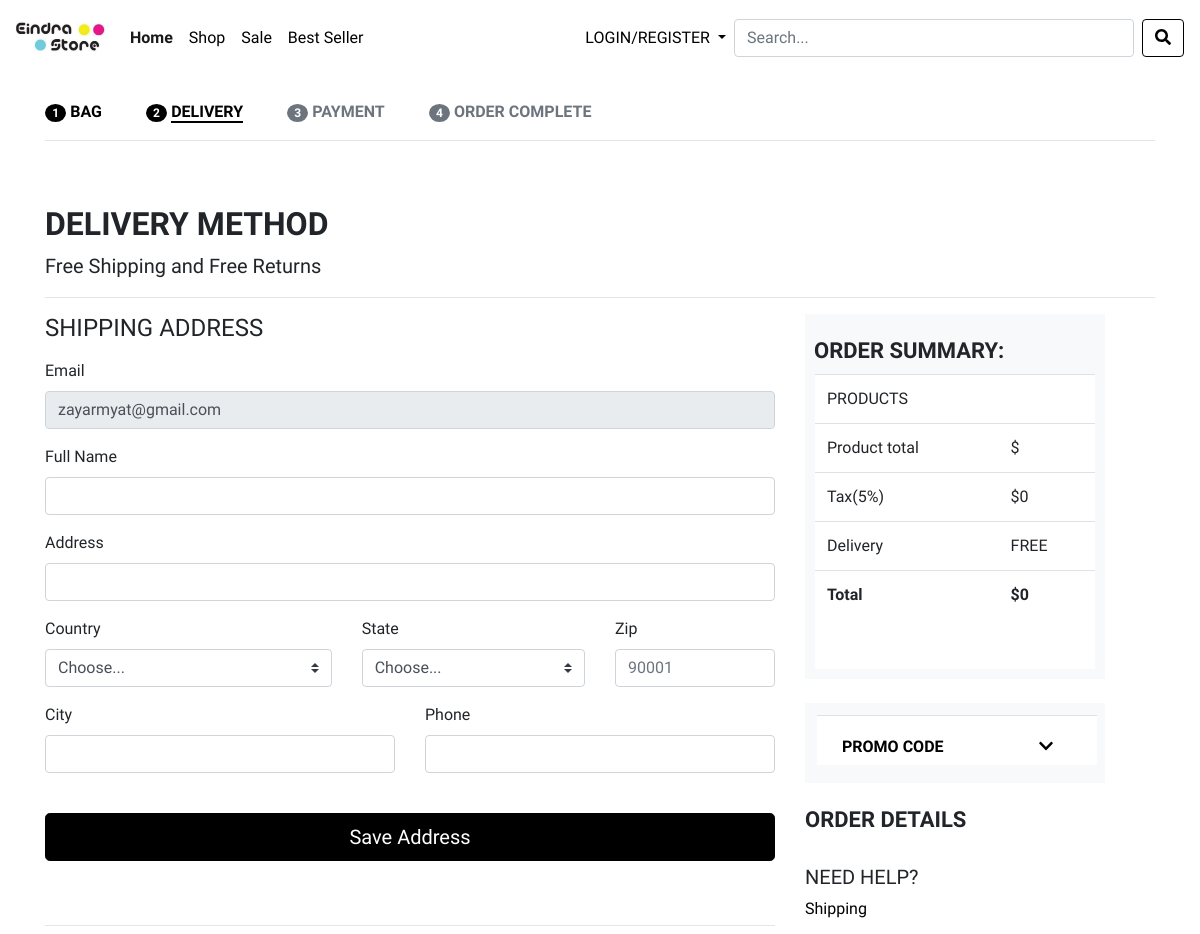
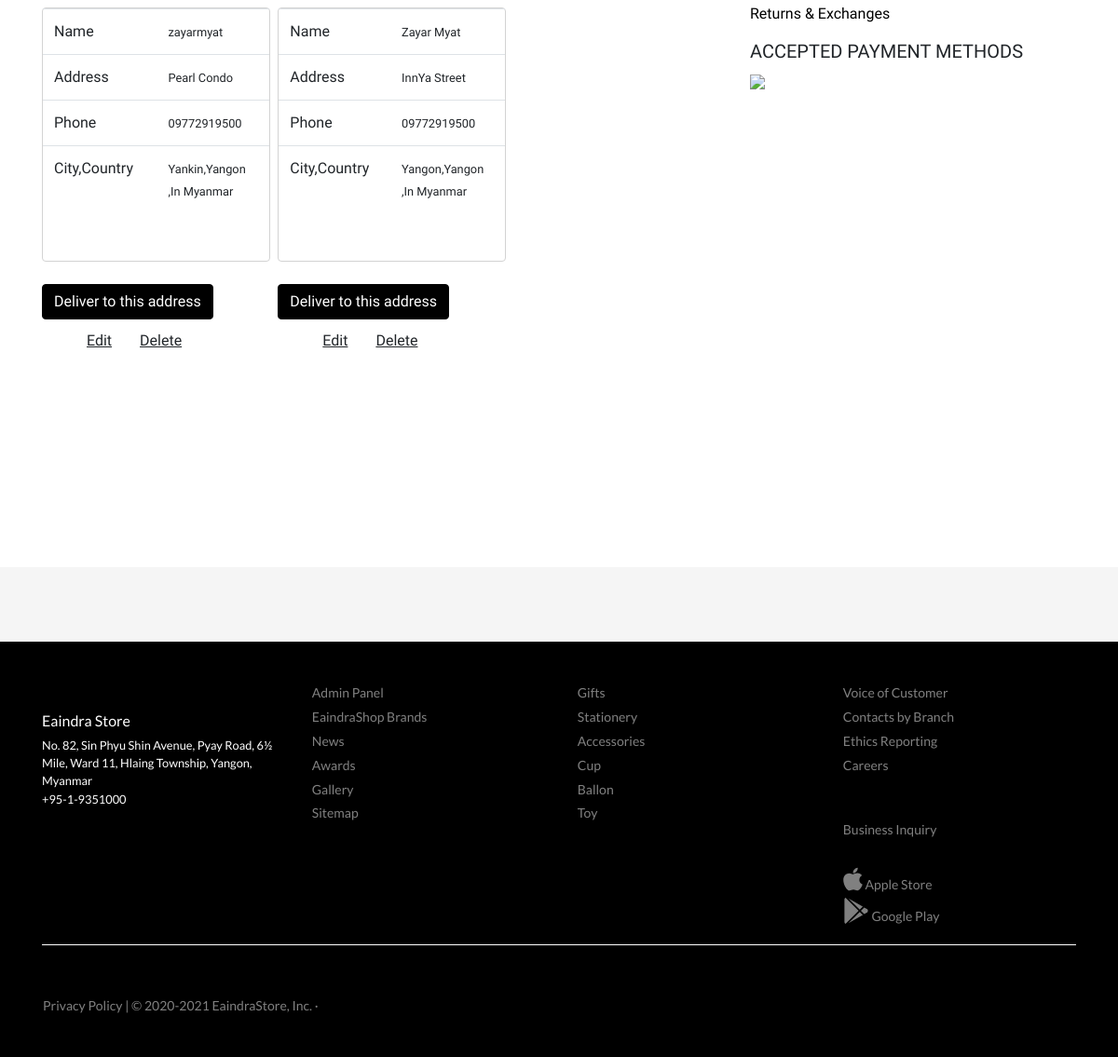
The app's page /shipping_info.php (signed in) with its own data (2 pictures, top to bottom).
### tables this page shows
CREATE TABLE `shipping` (
  `shipping_id` int(11) NOT NULL,
  `full_name` varchar(255) NOT NULL,
  `email` varchar(255) NOT NULL,
  `store_id` int(11) NOT NULL,
  `phone` varchar(255) NOT NULL,
  `status` varchar(255) NOT NULL,
  `shipping_type` varchar(255) NOT NULL,
  `street_address` varchar(255) NOT NULL,
  `country` varchar(100) NOT NULL,
  `state` varchar(100) NOT NULL,
  `city` varchar(100) NOT NULL,
  `zipcode` int(11) NOT NULL,
  `created_date` datetime NOT NULL,
  `modified_date` datetime NOT NULL,
  `shipping_time` datetime NOT NULL
);

CREATE TABLE `categories` (
  `cat_id` int(11) NOT NULL,
  `cat_name` varchar(255) NOT NULL,
  `created_date` datetime NOT NULL,
  `modified_date` datetime NOT NULL
);

### shipping_info.php (the view, shortened to what this page needs)
<?php include('001header.php'); ?>
<?php include('004navbar.php'); ?>
<?php
  include('confs/config.php');
  $email = $_SESSION['email'];
?>
<br>
 <div class="container">
<span class="badge badge-pill badge-dark">1</span> <b class="tag-eain"><a href="cart.php">BAG</a></b>
   <span class="badge badge-pill badge-dark">2</span> <b class="tag-eain tive"><a href="shipping_info.php">DELIVERY</a></b>
   <span class="badge badge-pill badge-secondary ">3</span> <b class="tag-eain text-secondary">PAYMENT</b>
   <span class="badge badge-pill badge-secondary">4</span>
   <b class="tag-eain text-secondary ">ORDER COMPLETE</b>
   <hr>
        <br><br>
    <h2>DELIVERY METHOD</h2>
    <p class="lead">Free Shipping and Free Returns</p>
    <hr>
    <div class="row">
        <div class="col-md-8 order-md-1">
            <h4 class="mb-3">SHIPPING ADDRESS</h4>
              <div class="panel-body">
                        <form method="post" action="shipping_to_home.php" enctype="multipart/form-data">
                        <div class="mb-3">
                           <label for="email">Email</label>
                        <input type="email" class="form-control" id="email" value="<?php echo $email; ?>" readonly>
                        </div>
                        <div class="mb-3">
                         <label for="lastName">Full Name</label>
                        <input type="text" name="name" class="form-control" id="lastName" placeholder="" value="" required>
                        </div>
                        <div class="mb-3">
                        <label for="lastName">Address</label>
                        <input type="text" name="street" class="form-control" id="lastName" placeholder="" value="" required>
                        </div>
                      <div class="row">
              <div class="col-md-5 mb-3">
                <label for="country">Country</label>
                <select name="country" class="custom-select d-block w-100" id="country" required>
                  <option value="">Choose...</option>
                </select>
              </div>
              <div class="col-md-4 mb-3">
                <label for="state">State</label>
                <select name="state" class="custom-select d-block w-100" id="state" required>
                  <option value="">Choose...</option>
                </select>
              </div>
              <div class="col-md-3 mb-3">
                <label for="zip">Zip</label>
                <input type="text" name="zip" class="form-control" id="zip" placeholder="90001" required>
              </div>
            </div>
            <div class="row">
              <div class="col-md-6 mb-3">
            <label for="zip">City</label>
                <input type="text" name="city" class="form-control" id="zip" placeholder="" required>
        </div>
                <div class="col-md-6 mb-3">
                <label for="zip">Phone</label>
                <input type="text" name="phone" class="form-control" id="zip" placeholder="" required>
        </div>
</div>
                        <br>
                        <input type="submit" name="submit" value="Save Address" class="btn btn-dark btn-lg btn-block" >
                        </form>
                        </div>
                        <br><br>
                        <hr>
                         <div class="row">
                <?php
                $email = $_SESSION['email'];
                $query = "SELECT * FROM shipping WHERE shipping_type= 'home'
                         and email = '$email' ORDER BY shipping_id DESC";
                $result = mysqli_query($mysqli,$query);
                  while($row = mysqli_fetch_assoc($result)){
                ?>
                <div class="col-md-4" style="margin-bottom: 8px">
                <div class="ship">
                <table class="table">
                 <tr>
                  <td>Name</td>
                  <td><small><?php echo $row['full_name'] ?></small></td>
                 </tr>
                  <tr>
                  <td>Address</td>
                  <td><small><?php echo $row['street_address'] ?></small></td>
                 </tr>
                 <tr>
                  <td>Phone</td>
                  <td><small><?php echo $row['phone'] ?></small></td>
                 </tr>
                  <tr>
                  <td>City,Country</td>
                  <td><small><?php echo $row['city'] ?>,<?php echo $row['state'] ?><br>,In <?php echo $row['country'] ?></small></td>
                 </tr>
                </table>
                </div>
                <br>
                <a href="payment_info.php?id=<?php echo $row['shipping_id'] ?>" class="btn btn-dark" style="margin: 0px 0px">Deliver to this address</a><br>
                <tr>
                       <td> <a href="shipping_edit.php?id=<?php echo $row['shipping_id'] ?>" class="btn btn-default" style="margin-top: 4px; margin-left: 35px; text-decoration: underline;">Edit</a></td>
                       <td><a class='btn btn-default' href='shipping_del_ajaxfile.php?id=<?php echo $row['shipping_id'] ?>' style="margin-top: 4px; margin-right: 25px; text-decoration: underline;" >Delete</a></td>
                    </tr>
                </div>
                <?php } ?>
                </div><br><br>
                        </div>
                      <div class="col-md-4 order-md-2 mb-4">
            <div class="cart_sidebar">
                <br>
                <h4 style="font-weight: 600; font-size: 22px; margin-left: 9px;">ORDER SUMMARY:</h4>
                <div class="cart-calculator">
                    <table class="table">
                    <tr>
                        <td><?php echo $itemqty?> PRODUCTS</td>
                        <td></td>
                    </tr>
                    <tr>
                        <td>Product total</td>
                        <td>$<?php echo $total ?></td>
                    </tr>
                    <?php
                        $taxRate=5;
                        $tax=$total*$taxRate/100;
                        $finaltotal=$total+$tax;
                    ?>
                    <tr>
                        <td>Tax(5%)</td>
                        <td>$<?php echo $tax?></td>
                    </tr>
                    <tr>
                        <td>Delivery</td>
                        <td>FREE</td>
                    </tr>
                    <tr style="font-weight: bold">
                        <td>Total</td>
                        <td>$<?php echo $finaltotal ?></td>
                    </tr>
                    </table>
                </div>
            </div>
            <br>
   <div class="coupon_fr" >
    <div class="coupon_in">
        <table class="table">
            <tr>
                <td>
                <a class="btn btn-link" data-toggle="collapse" href="#multiCollapseExample1" role="button" aria-expanded="false" aria-controls="multiCollapseExample1" style="color: #000;">
                    <b>PROMO CODE</b>
                </a>
                </td>
                <td>
                    <a class="btn btn-link" data-toggle="collapse" href="#multiCollapseExample1" role="button" aria-expanded="false" aria-controls="multiCollapseExample1" style="color: #000;">
                    <i class="fa fa-chevron-down"></i> </a>
                </td>
            </tr>
        </table>
</div>
</div>
    <br>
<div class="ORDER DETAILS">
        <h4 style="font-weight: 600; font-size: 22px;">ORDER DETAILS</h4>
    </div>
                <br>
    <div class="cart_needhelp">
            <h5>NEED HELP?</h5>
            <p><a href="" style="color: #000;">Shipping</a></p>
            <p><a href="" style="color: #000;">Returns & Exchanges</a></p>
    </div>
    <div class="cart_sidebar2">
    <h5>ACCEPTED PAYMENT METHODS</h5>
    <img src="https://www.adidas.com/on/demandware.static/-/Sites-adidas-US-Library/en_US/dw88ec105e/us_payment_methods.png" width="300px">
    </div>
                          </div>
                        </div>
		</div>
<br><br><br>
<?php include('002footer.php'); ?>
</body>
</html>

### 002footer.php (shortened to what this page needs)
<br><br><br><br>
<footer id="footer-sub">
</footer>
  <footer id="footer-main">
    <div class="container">
      <div class="row">
        <div class="col-sm-3">
            <br>
            <h6 class="mt-3">Eaindra Store</h6>
            <p>
              No. 82, Sin Phyu Shin Avenue, Pyay Road, 6½ Mile, Ward 11, Hlaing Township, Yangon, Myanmar<br>
              +95-1-9351000
            </p>
        </div>
        <div class="col-sm-3">
          <a  href="admin/">Admin Panel</a>
          <a href="">EaindraShop Brands</a>
          <a href="">News</a>
          <a href="">Awards</a>
          <a href="">Gallery</a>
          <a href="">Sitemap</a>
        </div>
        <div class="col-sm-3">
           <?php
               include('confs/config.php');
                $query = "SELECT * FROM categories order by cat_id desc";
                $result = mysqli_query($mysqli,$query);
                while($row = mysqli_fetch_assoc($result) ){
                    $id = $row['cat_id'];
                ?>
                <a href="product.php?cat=<?php echo $id ?>"><?php echo $row['cat_name'] ?></a>
            <?php } ?>
        </div>
        <div class="col-sm-3">
          <a href="">Voice of Customer</a>
          <a href="">Contacts by Branch</a>
          <a href="">Ethics Reporting</a>
          <a href="">Careers</a>
          <br><br>
          <a href="">Business Inquiry</a>
          <br>
          <a href="" class="ico"><i class="fab fa-apple fa-2x"></i> Apple Store</a>
          <a href="" class="ico"><i class="fab fa-google-play fa-2x"></i> Google Play</a>
        </div>
      </div>
      <hr>
      <div class="row">
        <div class="col-sm-6">
        </div>
        <div class="col-sm-6">
        </div>
        <a href="" style="margin-left: 1rem">Privacy Policy | &copy; 2020-2021 EaindraStore, Inc. &middot; </a>
      </div>
    </div>
  </footer>

### css/sport-store.css (style rules this page uses)
html,body { font-family: 'Lato', sans-serif; font-family: 'Open Sans', sans-serif; font-family: 'Abel', sans-serif; }
.btn-dark { color: #fff; background-color: #000; border-color: #000; }
h2 { font-style: normal; font-weight: 600; font-family: 'Abel', sans-serif; }
.cart_sidebar { height: 495px; width: 300px; background-color: #f8f9fa; }
.cart-calculator { margin: 10px; height: 295px; width: 280px; background-color: #fff; }
.cart_sidebar2 { width: 300px; }
.coupon_fr { background: #f8f9fa; width: 300px; height: 80px; padding: 2px; }
.coupon_in { margin: 10px; background-color: #fff; height: 50px; width: 280px; }

### 001header.php (style rules this page uses)
.btn-dark { color: #fff; background-color: #000; border-color: #000; }
html,body { font-family: 'Lato', sans-serif; font-family: 'Open Sans', sans-serif; font-family: 'Abel', sans-serif; }

### shipping_info.php (style rules this page uses)
.ship { width: 245px; height: 273px; border-radius: 4px; border : 1px solid lightgrey; }
html,body { font-family: 'Lato', sans-serif; font-family: 'Open Sans', sans-serif; font-family: 'Abel', sans-serif; }
.cart_sidebar { height: 365px; width: 300px; background-color: #f8f9fa; }
a { color: black; }
.badge-pill { padding-right: .6em; padding-left: .6em; border-radius: 50%; }
.badge-dark { color: #fff; background-color: black; }
.tag-eain { margin-right: 40px; }
.tive { border-bottom: 2px solid black; }

### 002footer.php (style rules this page uses)
#footer-main { background: #000; color: white; font-size: 0.8rem; padding: 2.5rem 0; font-family: 'Lato', sans-serif; }
#footer-main a { font-size: 14px; display: block; margin: 0.3rem; color: grey; }
#footer-main hr { margin-top: 1rem; margin-bottom: 1rem; border: 0; border-top: 1px solid white; }
#footer-sub { height: 5rem; background: whitesmoke; }
.ico { font-size: 18px; margin: 0.5rem; }

### records on screen
shipping: full_name "zayarmyat", street_address "Pearl Condo", phone "09772919500", city "Yankin", state "Yangon", country "Myanmar"
shipping: full_name "Zayar Myat", street_address "InnYa Street", phone "09772919500", city "Yangon", state "Yangon", country "Myanmar"
categories: cat_name "Gifts"
categories: cat_name "Stationery"
categories: cat_name "Accessories"
categories: cat_name "Cup"
categories: cat_name "Ballon"
categories: cat_name "Toy"

### other values on screen
$tax "0"
$finaltotal "0"
